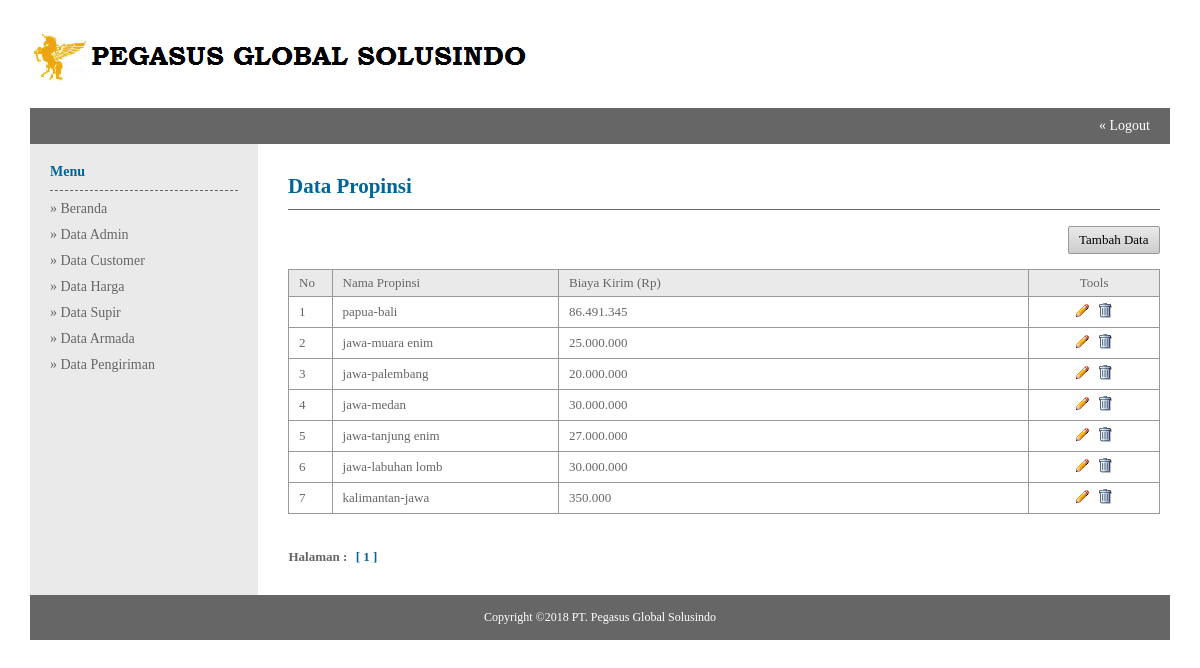
The app's page /admin/index.php?module=Data_Propinsi (signed in), older data.
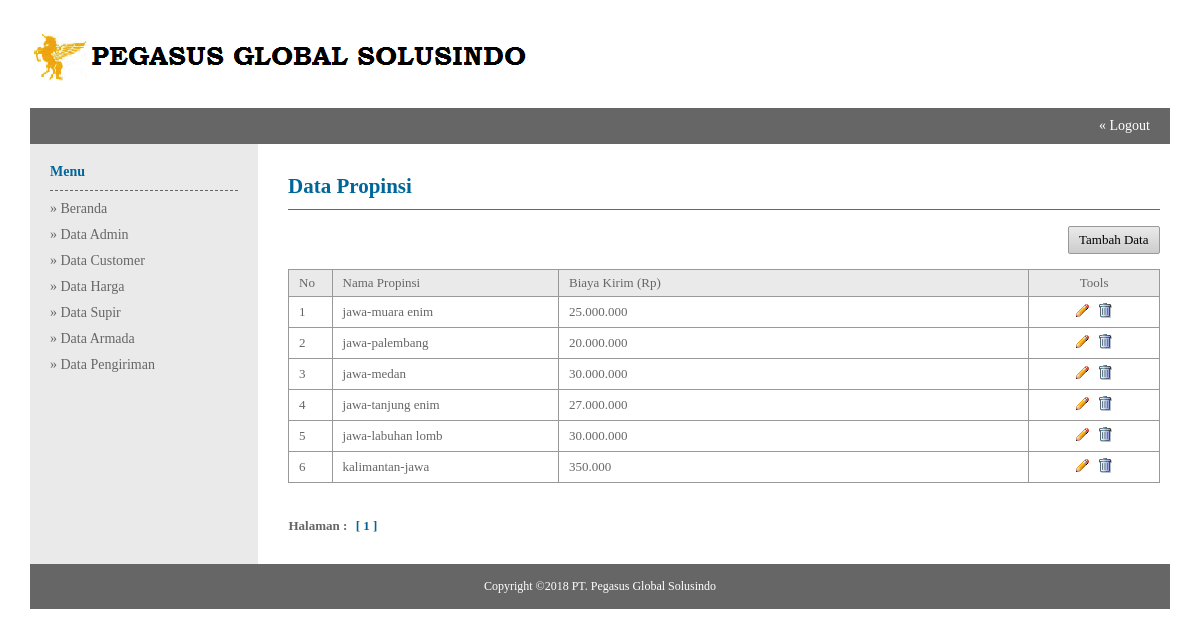
The same page, newer data.
### tables this page shows
CREATE TABLE `harga` (
  `kd_harga` varchar(50) NOT NULL,
  `wilayah` text NOT NULL,
  `biaya_kirim` bigint(100) NOT NULL
);

### library/library.php (called while the page is built, shortened)
<?php
function format_angka($angka) {
	$hasil =  number_format($angka,0, ",",".");
	return $hasil;
}
?>

### admin/data_propinsi.php (the view)
<table width="100%" border="0">
<tr>
	<td class="judul-halaman"><h2>Data Propinsi</h2></td>
</tr>
<tr>
	<td>
    <br/>
    <table class="table-list" width="100%" border="0">
    <tr>
    	<td class="top-button" align="right" colspan="4">
        <a class="button small grey fontB" href="?module=Tambah_Propinsi">Tambah Data</a>
        </td>
    </tr>
    <tr class="head">
    	<td width="5%">No</td>
        <td width="26%">Nama Propinsi</td>
        <td width="54%">Biaya Kirim (Rp)</td>
        <td width="15%" align="center">Tools</td>
    </tr>
    <?php
	$batas = 10;
	$hal = isset($_GET['hal']) ? $_GET['hal'] : null;
	if(empty($_GET['hal'])){
		$hal = 1;
	}
	$pos = ($hal - 1) * $batas;
	$query = mysql_query("select * from harga order by kd_harga asc limit $pos, $batas") or die (mysql_error());
	while($array = mysql_fetch_array($query)){
		$pos++;
	?>
    <tr class="data">
    	<td><?php echo $pos;?></td>
        <td><?php echo $array['wilayah'];?></td>
        <td><?php echo format_angka($array['biaya_kirim']);?></td>
        <td class="table-tools" align="center">
        <a href="?module=Ubah_Propinsi&id=<?php echo $array['kd_harga'];?>" title="Ubah"><img src="../images/pencil.gif" /></a>
        <a href="?module=Hapus&id=<?php echo $array['kd_harga'];?>&execute=propinsi" title="Hapus" onclick="return confirm ('Anda yakin ingin menghapus <?php echo $array['nm_propinsi'];?> ?');"><img src="../images/trash.gif" /></a>
        </td>
    </tr>
    <?php } ?>
    <tr>
    	<td class="halaman" colspan="4">
    	Halaman :
		<?php
		$data = mysql_query("select * from harga") or die (mysql_error());
		$row_data = mysql_num_rows($data);
		$jml_hal = ceil($row_data/$batas);
		for($h=1;$h<=$jml_hal;$h++){
			if($h != $hal){
				echo "<a href='?module=Data_Propinsi&hal=$h'>$h</a>";
			}
			else{
				echo "<span>[ $h ]</span>";
			}
		}
		?>
    	</td>
    </tr>
    </table>
    </td>
</tr>
</table>

Row changes from the older to the newer data that the page shows:
removed harga: wilayah "papua-bali", biaya_kirim "86.491.345"
